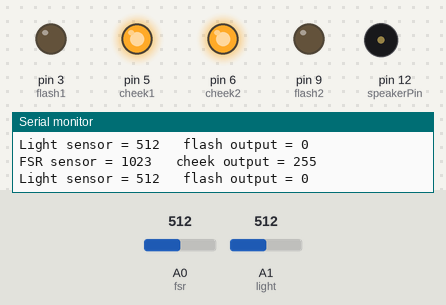
Bench run of a sketch on a simulated Arduino Uno, built with avr-gcc and run on an emulated ATmega328P. Parts: output pins drawn as LEDs (lit = HIGH), buzzer (waves = sounding), the last lines printed to the serial monitor. Inputs (shaded band) come from the test bench; at power-on: A1 (light) = 512, A0 (fsr) = 512.

Above: at 1.2 s.
1.3 s: A1 (light) set to 481
At 4.1 s:
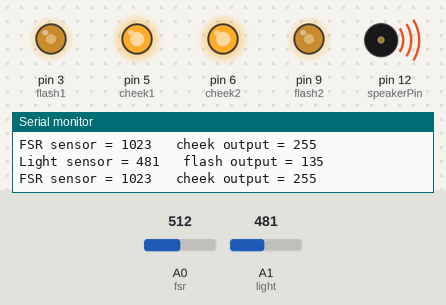
4.3 s: A0 (fsr) set to 353
7.3 s: A0 (fsr) set to 328
At 9.5 s:
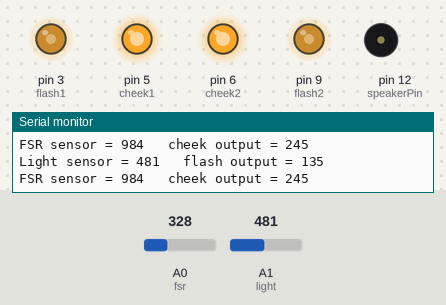
10.3 s: A1 (light) set to 510
At 10.8 s:
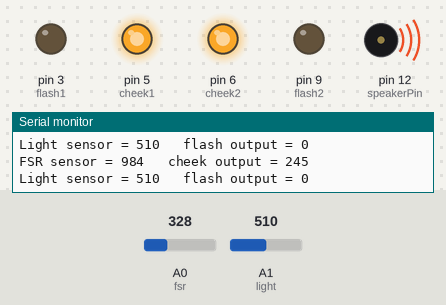
13.3 s: A0 (fsr) set to 122
At 14.1 s:
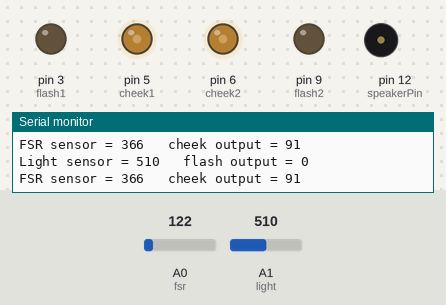
16.3 s: A1 (light) set to 490
At 18.4 s:
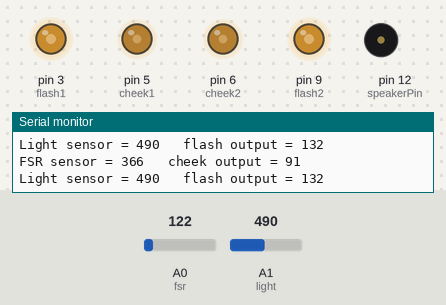
Timing chart, 0 to 20.3 s (numbered marks = the images above; inputs shaded):
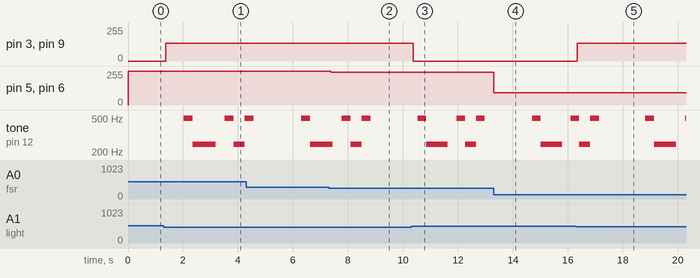

The sketch:

Pikachu.ino
```cpp
const int cheek1 = 5; //Red LED for the cheek
const int cheek2 = 6; //Red LED for the other cheek
const int flash1 = 3; //Yellow LED for "flash" move
const int flash2 = 9; //Other yellow LED for the "flash" move
const int fsr = A0; //FSR in the forehead
const int light = A1; //Light sensor
const int speakerPin = 12;

int fsrValue = 0; //Value read from the FSR
int cheekValue = 0; //Output to the cheeks
int lightValue = 0; //Light sensor reading
int flashValue = 0; //Output to "flash" LEDs

//Notes and beats for the cry
int tones[] = {494, 247, 0, 494, 247, 494};
float beats[] = {0, 0.5, 1.5, 0.5, 0.5, 0.7, 0.5};
int soundIndex = 0;
const int notes = 6;

unsigned long previousSound = 0;
const long soundInterval = 2000;
bool playing = false;

const int debug = 1;

void setup() {
  Serial.begin(9600);
}

void loop() {
  //read the pressure on the FSR
  fsrValue = analogRead(fsr)*3;
  if(fsrValue > 1023) fsrValue = 1023;
  lightValue = analogRead(light);

  cheekValue = map(fsrValue, 0, 1023, 0, 255);
  if(lightValue < 500) flashValue = map(1023-lightValue, 0, 1023, 0, 255);
  else flashValue = 0;

  analogWrite(cheek1, cheekValue);
  analogWrite(cheek2, cheekValue);
  analogWrite(flash1, flashValue);
  analogWrite(flash2, flashValue);

  //If belly is rubbed, play sound
  if(fsrValue > 20 && millis() - previousSound > soundInterval) playing = true;

  if(playing && millis() - previousSound > beats[soundIndex]*500){
    tone(speakerPin, tones[soundIndex]);
    soundIndex = (soundIndex + 1)%notes;
    if(soundIndex == 0) playing = false;
    previousSound = millis();
  }
  if(!playing && millis() - previousSound > beats[notes]*500) noTone(speakerPin);

  if(debug){
    Serial.print("FSR sensor = ");
    Serial.print(fsrValue);
    Serial.print("\t cheek output = ");
    Serial.println(cheekValue);
    Serial.print("Light sensor = ");
    Serial.print(lightValue);
    Serial.print("\t flash output = ");
    Serial.println(flashValue);
  }

  delay(2);
}
```

Measured:
- the behaviour switches between 500 and 499 on A1 (light) (found by bisection; images 0 and 1)
- the behaviour switches between 341 and 340 on A0 (fsr) (found by bisection; images 1 and 2)
- after the input at 1.3 s, pin 3 (flash1), pin 9 (flash2): 0/255 → 135/255 after 0.08 s
- after the input at 7.3 s, pin 5 (cheek1), pin 6 (cheek2): 255/255 → 245/255 after 0.07 s
- after the input at 10.3 s, pin 3 (flash1), pin 9 (flash2): 135/255 → 0/255 after 0.08 s
- after the input at 13.3 s, pin 5 (cheek1), pin 6 (cheek2): 245/255 → 91/255 at once
- after the input at 16.3 s, pin 3 (flash1), pin 9 (flash2): 0/255 → 132/255 at once
- by itself, tone on pin 12 (speakerPin): plays 247 Hz for 0.40 s, 494 Hz for 0.32 s, 494 Hz for 0.32 s, 247 Hz for 0.80 s, 494 Hz for 0.03 s
